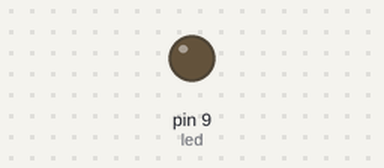
A sketch run on a simulated Arduino Uno, built with avr-gcc and run on an emulated ATmega328P. On the bench: output pins drawn as LEDs (lit = HIGH).

Above: at 2.0 s.
At 9.5 s:
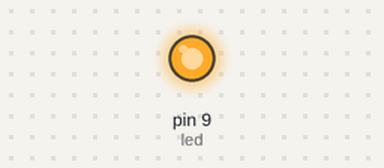
Timing chart, 0 to 14.0 s (numbered marks = the images above):
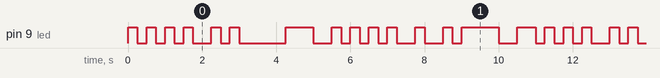

Measured:
- by itself, pin 9 (led): moves between LOW and HIGH, repeating every 10.8 s
- by itself, everything shown: repeats every 10.8 s, in 28 steps

The sketch:

initalMorse.ino
```cpp
int led = 9;
int dotWait = 250;
int dashWait = 750;

void letterWait(){

  digitalWrite(led, LOW);
  delay(500);

}

void wordWait(){

  digitalWrite(led, LOW);
  delay(750);

}

void H(){
  digitalWrite(led, HIGH);
  delay(dotWait);
  digitalWrite(led, LOW);
  delay(dotWait);
  digitalWrite(led, HIGH);
  delay(dotWait);
  digitalWrite(led, LOW);
  delay(dotWait);
  digitalWrite(led, HIGH);
  delay(dotWait);
  digitalWrite(led, LOW);
  delay(dotWait);
  digitalWrite(led, HIGH);
  delay(dotWait);
  digitalWrite(led, LOW);
}

void I(){
  digitalWrite(led, HIGH);
  delay(dotWait);
  digitalWrite(led, LOW);
  delay(dotWait);
  digitalWrite(led, HIGH);
  delay(dotWait);
  digitalWrite(led, LOW);
}

void T(){
  digitalWrite(led,HIGH);
  delay(dashWait);
  digitalWrite(led,LOW);
}

void E(){
  digitalWrite(led,HIGH);
  delay(dotWait);
  digitalWrite(led,LOW);
}

void R(){
  digitalWrite(led, HIGH);
  delay(dotWait);
  digitalWrite(led,LOW);
  delay(dotWait);
  digitalWrite(led,HIGH);
  delay(dashWait);
  digitalWrite(led,HIGH);
  delay(dotWait);
  digitalWrite(led,LOW);
}


void setup(){

	pinMode(led, OUTPUT);

}

void loop(){

  H();
  letterWait();
  I();
  letterWait();

  wordWait();
  T();
  letterWait();
  H();
  letterWait();
  E();
  letterWait();
  R();
  letterWait();
  E();


}
```
